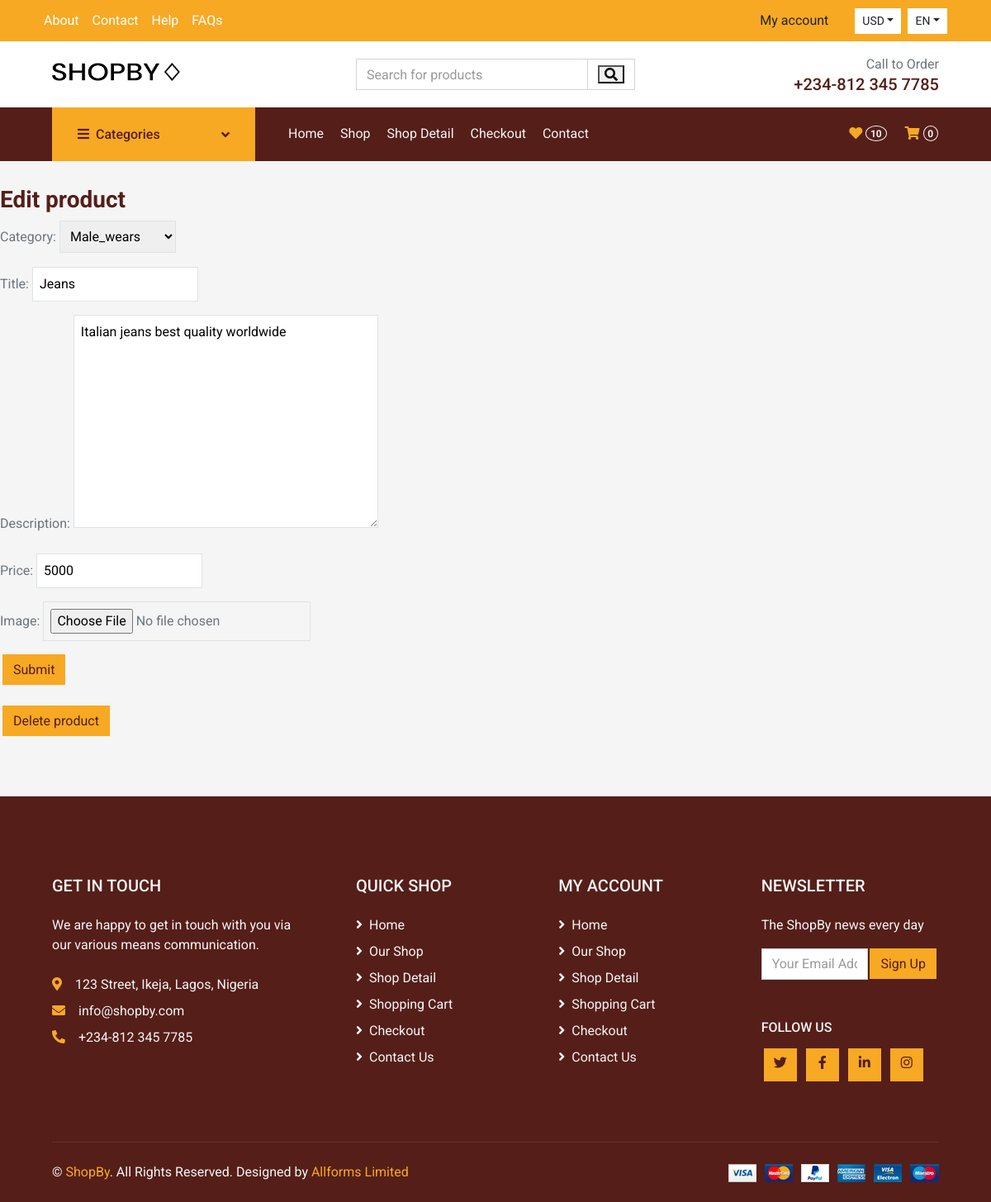
/my-store/edit-product/7/ (signed in), run on the app's committed database.
### store/models.py (models this page shows, shortened)
class Product(models.Model):
    DRAFT = 'draft'
    WAITING_APPROVAL = 'waitingapproval'
    ACTIVE = 'active'
    DELETED = 'Deleted'
    STATUS_CHOICES = (
        (DRAFT, 'Draft'),
        (WAITING_APPROVAL, 'Waiting approval'),
        (ACTIVE, 'Active'),
        (DELETED, 'Deleted'),
    )
    user = models.ForeignKey(User, related_name='products', on_delete=models.CASCADE)
    category = models.ForeignKey(Category, related_name='products', on_delete=models.CASCADE)
    title = models.CharField(max_length=50)
    slug = models.SlugField(max_length=50)
    description = models.TextField(blank=True)
    price = models.IntegerField()
    image = models.ImageField(upload_to='uploads/product_images/', blank=True, null=True)
    thumbnail = models.ImageField(upload_to='uploads/products/images/thumbnail/', blank=True, null=True)
    created_at = models.DateTimeField(auto_now_add=True)
    updated_at = models.DateTimeField(auto_now=True)
    status = models.CharField(max_length=50, choices=STATUS_CHOICES, default=ACTIVE)
    class Meta:
        ordering = ('-created_at',)

class Category(models.Model):
    title = models.CharField(max_length=50)
    slug = models.SlugField(max_length=50)
    description = models.TextField(blank=True)
    image = models.ImageField(upload_to='uploads/product_images/', blank=True, null=True)
    created_at = models.DateTimeField(auto_now_add=True)
    updated_at = models.DateTimeField(auto_now=True)
    class Meta:
        verbose_name_plural = "Categories"
    def __str__(self):
        return self.title

### userprofile/views.py (the view)
# urls.py: path('my-store/edit-product/<int:pk>/', views.edit_product, name='edit_product'),
@login_required
def edit_product(request, pk):
    product = Product.objects.filter(user=request.user).get(pk=pk)
    if request.method == 'POST':
        form = ProductForm(request.POST, request.FILES, instance=product)
        if form.is_valid():
            form.save()
            messages.success(request, 'Changes was updated successfully!')
            return redirect('my_store')
    else:
        form = ProductForm(instance=product)
    return render(request, 'userprofile/product_form.html', {
        'title': 'Edit product',
        'product': product,
        'form': form
    })

### store/forms.py
class ProductForm(forms.ModelForm):
    class Meta:
        model = Product
        fields = ('category', 'title', 'description', 'price', 'image',)
        widgets = {
            'category': forms.Select(attrs={
                'class': 'w-full p-2 border border-gray-200'
            }),
            'title': forms.TextInput(attrs={
                'class': 'w-full p-2 border border-gray-200'
            }),
            'description': forms.Textarea(attrs={
                'class': 'w-full p-2 border border-gray-200'
            }),
            'price': forms.TextInput(attrs={
                'class': 'w-full p-2 border border-gray-200'
            }),
            'image': forms.FileInput(attrs={
                'class': 'w-full p-2 border border-gray-200'
            }),
        }

### store/cart.py (called while the page is built)
    def __len__(self):
        return sum(item['quantity'] for item in self.cart.values())

### store/context_processors.py (called while the page is built)
def cart(request):
    return {'cart': Cart(request)}

### userprofile/template/userprofile/product_form.html (shortened to what this page needs)
{% extends 'online_site/base.html' %}
{% load static %}
{% block content %}
    <h3>{{ title }}</h3>
    <form method="post" action="." enctype="multipart/form-data" class="space-y-5">
        {{ form.as_p }}
        <button class="btn btn-primary">Submit</button>
    </form>
    {% if product %}
        <a href="{% url 'delete_product' product.id %}" class="btn btn-primary">Delete product</a>
    {% endif %}
{% endblock %}

### data on the page
Product: category "Male_wears", description "Italian jeans best quality worldwide", price "5000"
Category: title "Jeans"

### other printed values
{{ cart|length }} "0"
{{ title }} "Edit product"
